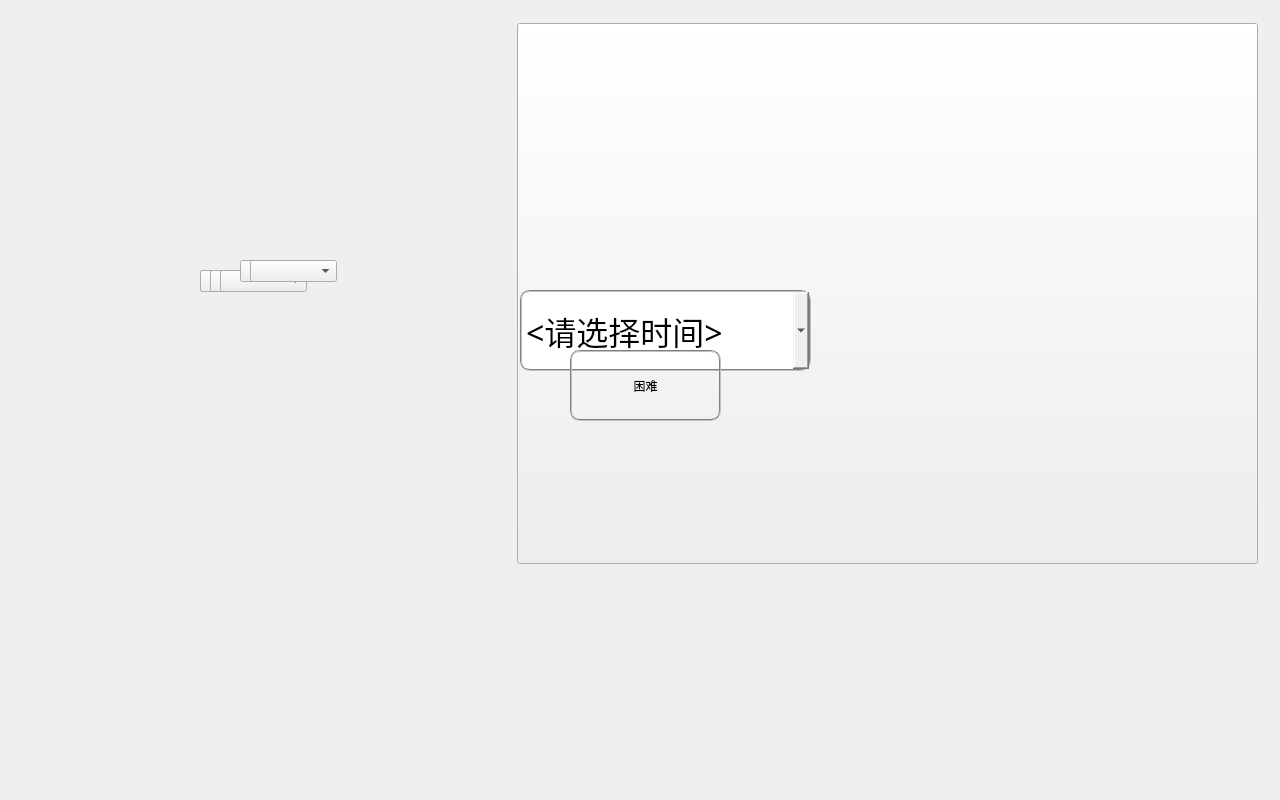
<?xml version="1.0" encoding="UTF-8"?>
<ui version="4.0">
 <class>modchoose</class>
 <widget class="QDialog" name="modchoose">
  <property name="windowModality">
   <enum>Qt::WindowModal</enum>
  </property>
  <property name="geometry">
   <rect>
    <x>0</x>
    <y>0</y>
    <width>1280</width>
    <height>800</height>
   </rect>
  </property>
  <property name="windowTitle">
   <string>鼠道难</string>
  </property>
  <property name="windowIcon">
   <iconset>
    <normaloff>:/res/老鼠1.jpg</normaloff>:/res/老鼠1.jpg</iconset>
  </property>
  <property name="styleSheet">
   <string notr="true">border-image: url(:/res/开始界面_已进入.jpg);</string>
  </property>
  <widget class="QPushButton" name="pushButton">
   <property name="geometry">
    <rect>
     <x>570</x>
     <y>160</y>
     <width>151</width>
     <height>81</height>
    </rect>
   </property>
   <property name="font">
    <font>
     <family>微软雅黑</family>
     <pointsize>24</pointsize>
     <weight>50</weight>
     <italic>false</italic>
     <bold>false</bold>
    </font>
   </property>
   <property name="styleSheet">
    <string notr="true">font: 24pt &quot;微软雅黑&quot;;
border-image: url(:/res/按钮1.png);
selection-background-color: rgb(176, 255, 251);
border:2px groove gray;border-radius:10px;padding:2px 4px;

</string>
   </property>
   <property name="text">
    <string>简单</string>
   </property>
  </widget>
  <widget class="QPushButton" name="pushButton_2">
   <property name="geometry">
    <rect>
     <x>570</x>
     <y>260</y>
     <width>151</width>
     <height>71</height>
    </rect>
   </property>
   <property name="styleSheet">
    <string notr="true">font: 24pt &quot;微软雅黑&quot;;
border-image: url(:/res/按钮1.png);
selection-background-color: rgb(176, 255, 251);
border:2px groove gray;border-radius:10px;padding:2px 4px;

</string>
   </property>
   <property name="text">
    <string>中等</string>
   </property>
  </widget>
  <widget class="QPushButton" name="pushButton_3">
   <property name="geometry">
    <rect>
     <x>570</x>
     <y>350</y>
     <width>151</width>
     <height>71</height>
    </rect>
   </property>
   <property name="styleSheet">
    <string notr="true">font: 24pt &quot;微软雅黑&quot;;
border-image: url(:/res/按钮1.png);
selection-background-color: rgb(176, 255, 251);
border:2px groove gray;border-radius:10px;padding:2px 4px;

</string>
   </property>
   <property name="text">
    <string>困难</string>
   </property>
  </widget>
  <widget class="QPushButton" name="pushButton_4">
   <property name="geometry">
    <rect>
     <x>570</x>
     <y>450</y>
     <width>151</width>
     <height>71</height>
    </rect>
   </property>
   <property name="focusPolicy">
    <enum>Qt::WheelFocus</enum>
   </property>
   <property name="styleSheet">
    <string notr="true">font: 24pt &quot;微软雅黑&quot;;
border-image: url(:/res/按钮1.png);
selection-background-color: rgb(176, 255, 251);
border:2px groove gray;border-radius:10px;padding:2px 4px;
</string>
   </property>
   <property name="text">
    <string>地狱</string>
   </property>
  </widget>
  <widget class="QPushButton" name="pushButton_8">
   <property name="geometry">
    <rect>
     <x>517</x>
     <y>23</y>
     <width>741</width>
     <height>541</height>
    </rect>
   </property>
   <property name="mouseTracking">
    <bool>true</bool>
   </property>
   <property name="tabletTracking">
    <bool>true</bool>
   </property>
   <property name="contextMenuPolicy">
    <enum>Qt::CustomContextMenu</enum>
   </property>
   <property name="acceptDrops">
    <bool>true</bool>
   </property>
   <property name="styleSheet">
    <string notr="true">border-image: url(:/res/开始按键_无底.png);</string>
   </property>
   <property name="text">
    <string/>
   </property>
  </widget>
  <widget class="QComboBox" name="comboBox">
   <property name="geometry">
    <rect>
     <x>520</x>
     <y>290</y>
     <width>291</width>
     <height>81</height>
    </rect>
   </property>
   <property name="font">
    <font>
     <family>微软雅黑</family>
     <pointsize>24</pointsize>
     <weight>50</weight>
     <italic>false</italic>
     <bold>false</bold>
    </font>
   </property>
   <property name="styleSheet">
    <string notr="true">font: 24pt &quot;微软雅黑&quot;;
border-image: url(:/res/按钮1.png);
selection-background-color: rgb(176, 255, 251);
border:2px groove gray;border-radius:10px;padding:2px 4px;



 
</string>
   </property>
   <property name="maxVisibleItems">
    <number>15</number>
   </property>
   <property name="frame">
    <bool>false</bool>
   </property>
   <item>
    <property name="text">
     <string>&lt;请选择时间&gt;</string>
    </property>
   </item>
   <item>
    <property name="text">
     <string>1分钟</string>
    </property>
   </item>
   <item>
    <property name="text">
     <string>2分钟</string>
    </property>
   </item>
   <item>
    <property name="text">
     <string>3分钟</string>
    </property>
   </item>
  </widget>
  <widget class="QComboBox" name="comboBox_2">
   <property name="geometry">
    <rect>
     <x>200</x>
     <y>270</y>
     <width>87</width>
     <height>22</height>
    </rect>
   </property>
  </widget>
  <widget class="QComboBox" name="comboBox_3">
   <property name="geometry">
    <rect>
     <x>200</x>
     <y>270</y>
     <width>87</width>
     <height>22</height>
    </rect>
   </property>
  </widget>
  <widget class="QComboBox" name="comboBox_4">
   <property name="geometry">
    <rect>
     <x>200</x>
     <y>270</y>
     <width>87</width>
     <height>22</height>
    </rect>
   </property>
  </widget>
  <widget class="QComboBox" name="comboBox_5">
   <property name="geometry">
    <rect>
     <x>210</x>
     <y>270</y>
     <width>87</width>
     <height>22</height>
    </rect>
   </property>
  </widget>
  <widget class="QComboBox" name="comboBox_6">
   <property name="geometry">
    <rect>
     <x>220</x>
     <y>270</y>
     <width>87</width>
     <height>22</height>
    </rect>
   </property>
  </widget>
  <widget class="QComboBox" name="comboBox_7">
   <property name="geometry">
    <rect>
     <x>240</x>
     <y>260</y>
     <width>87</width>
     <height>22</height>
    </rect>
   </property>
  </widget>
  <widget class="QComboBox" name="comboBox_8">
   <property name="geometry">
    <rect>
     <x>250</x>
     <y>260</y>
     <width>87</width>
     <height>22</height>
    </rect>
   </property>
  </widget>
  <zorder>pushButton</zorder>
  <zorder>pushButton_2</zorder>
  <zorder>pushButton_4</zorder>
  <zorder>pushButton_8</zorder>
  <zorder>comboBox</zorder>
  <zorder>pushButton_3</zorder>
  <zorder>comboBox_2</zorder>
  <zorder>comboBox_3</zorder>
  <zorder>comboBox_4</zorder>
  <zorder>comboBox_5</zorder>
  <zorder>comboBox_6</zorder>
  <zorder>comboBox_7</zorder>
  <zorder>comboBox_8</zorder>
 </widget>
 <resources/>
 <connections/>
</ui>
